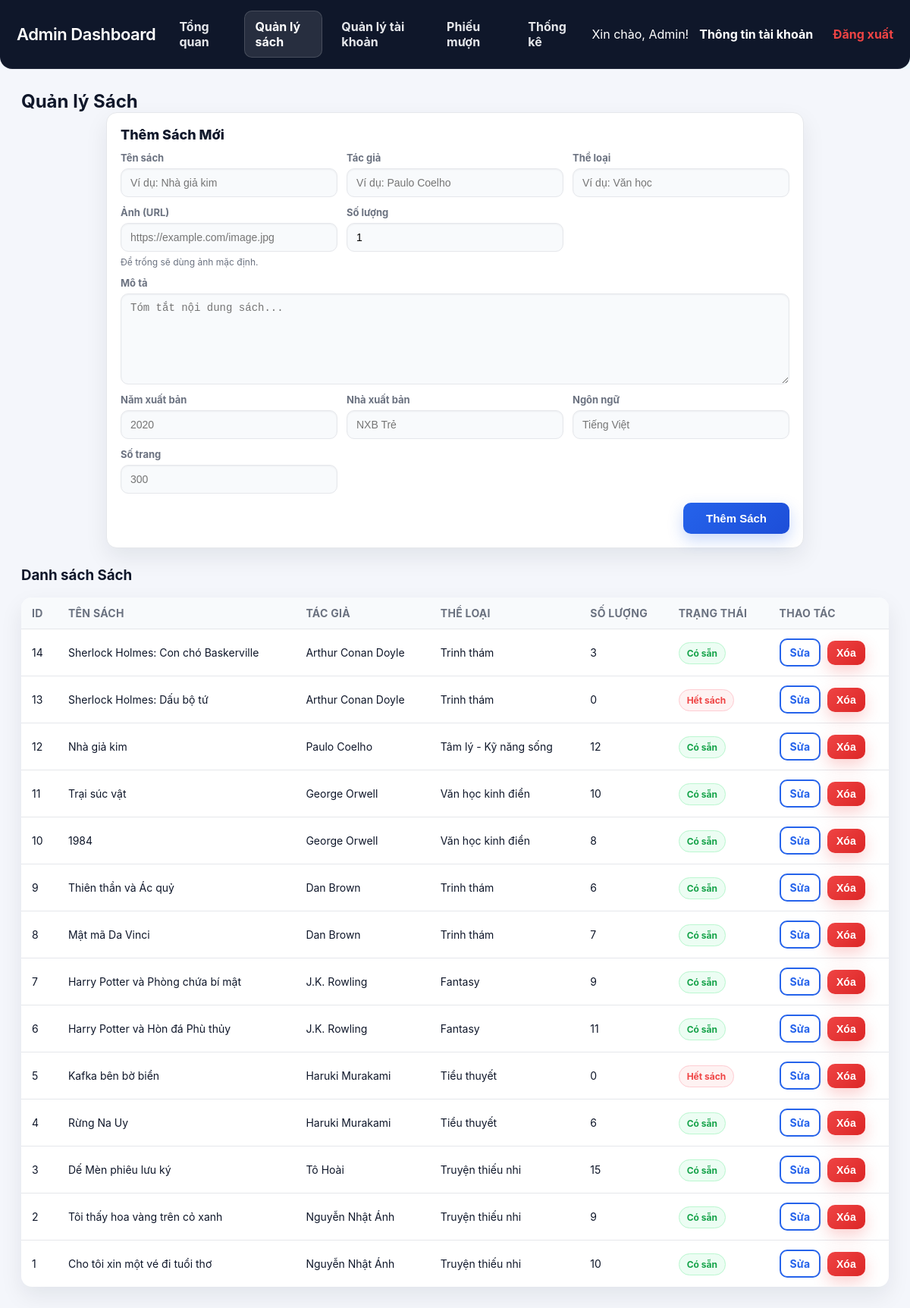
Page /admin_books.php (signed in) on the committed database.
### tables this page shows
CREATE TABLE `sach` (
  `IDSach` int(11) NOT NULL,
  `IDTacGia` int(11) DEFAULT NULL,
  `IDTheLoai` int(11) DEFAULT NULL,
  `TenSach` varchar(255) NOT NULL,
  `SoLuong` int(11) DEFAULT 0,
  `TinhTrang` enum('available','borrowed') DEFAULT 'available',
  `Anh` varchar(255) DEFAULT NULL
);

CREATE TABLE `tacgia` (
  `IDTacGia` int(11) NOT NULL,
  `TenTacGia` varchar(100) NOT NULL,
  `NamSinh` int(11) DEFAULT NULL,
  `QuocTich` varchar(50) DEFAULT NULL
);

CREATE TABLE `theloai` (
  `IDTheLoai` int(11) NOT NULL,
  `TenTheLoai` varchar(100) NOT NULL
);

### admin_books.php (the view, shortened to what this page needs)
<?php
$conn = getConn();
$query = "SELECT
    s.IDSach AS id,
    s.TenSach AS title,
    tg.TenTacGia AS author,
    tl.TenTheLoai AS category,
    s.SoLuong AS quantity,
    s.TinhTrang AS status
FROM sach s
LEFT JOIN tacgia tg ON s.IDTacGia = tg.IDTacGia
LEFT JOIN theloai tl ON s.IDTheLoai = tl.IDTheLoai
ORDER BY s.IDSach DESC";
$res = $conn->query($query);
$books = [];
while($r = $res->fetch_assoc()) $books[] = $r;
$admin_username = htmlspecialchars($_SESSION['username'] ?? 'Admin');
?>
<!doctype html>
<html lang="vi">
<head>
  <link rel="stylesheet" href="css/style.css"/>
</head>
<body>
<header class="app-header">
    <h1 class="logo" ><a class="logo-link" href="admin.php">Admin Dashboard</a></h1>
    <nav class="admin-menu">
        <a href="admin.php">Tổng quan</a>
        <a href="admin_books.php" class="active">Quản lý sách</a>
        <a href="admin_users.php">Quản lý tài khoản</a>
        <a href="admin_loans.php">Phiếu mượn</a>
        <a href="admin_stats.php">Thống kê</a>
    </nav>
    <div class="admin-user-actions">
        <span class="">Xin chào, <?= $admin_username ?>!</span>
        <a class="logout-link" href="admin_profile.php">Thông tin tài khoản</a>
        <a class="logout-link" href="php/logout.php" style="margin-left:12px;">Đăng xuất</a>
    </div>
</header>
<main class="admin-section">
    <h2>Quản lý Sách</h2>
    <div class="add-form">
        <h3>Thêm Sách Mới</h3>
        <form action="php/admin_books_action.php" method="post" class="form-grid">
            <div class="form-field">
                <label>Tên sách</label>
                <input type="text" name="title" placeholder="Ví dụ: Nhà giả kim" required>
            </div>
            <div class="form-field">
                <label>Tác giả</label>
                <input type="text" name="author" placeholder="Ví dụ: Paulo Coelho" required>
            </div>
            <div class="form-field">
                <label>Thể loại</label>
                <input type="text" name="category" placeholder="Ví dụ: Văn học" required>
            </div>
            <div class="form-field">
                <label>Ảnh (URL)</label>
                <input type="url" name="image" placeholder="https://example.com/image.jpg">
                <small class="hint">Để trống sẽ dùng ảnh mặc định.</small>
            </div>
            <div class="form-field">
                <label>Số lượng</label>
                <input type="number" name="quantity" placeholder="0" min="0" value="1" required>
            </div>
            <div class="form-field" style="grid-column: 1 / -1;">
                <label>Mô tả</label>
                <textarea name="description" rows="5" placeholder="Tóm tắt nội dung sách..." style="min-height:120px;"></textarea>
            </div>
            <div class="form-field">
                <label>Năm xuất bản</label>
                <input type="number" name="year" placeholder="2020" min="0">
            </div>
            <div class="form-field">
                <label>Nhà xuất bản</label>
                <input type="text" name="publisher" placeholder="NXB Trẻ">
            </div>
            <div class="form-field">
                <label>Ngôn ngữ</label>
                <input type="text" name="language" placeholder="Tiếng Việt">
            </div>
            <div class="form-field">
                <label>Số trang</label>
                <input type="number" name="pages" placeholder="300" min="0">
            </div>
            <div class="form-actions">
                <button type="submit" class="btn primary">Thêm Sách</button>
            </div>
        </form>
    </div>
    <h3>Danh sách Sách</h3>
    <table class="admin-table">
        <thead>
            <tr>
                <th>ID</th>
                <th>Tên Sách</th>
                <th>Tác giả</th>
                <th>Thể loại</th>
                <th>Số lượng</th>
                <th>Trạng thái</th>
                <th>Thao tác</th>
            </tr>
        </thead>
        <tbody>
            <?php if (empty($books)): ?>
                <tr>
                    <td colspan="6">Không có sách nào trong thư viện.</td>
                </tr>
            <?php else: ?>
                <?php foreach ($books as $book): ?>
                    <tr>
                        <td><?= htmlspecialchars($book['id']) ?></td>
                        <td><?= htmlspecialchars($book['title']) ?></td>
                        <td><?= htmlspecialchars($book['author'] ?? 'N/A') ?></td>
                        <td><?= htmlspecialchars($book['category'] ?? 'N/A') ?></td>
                        <td><?= (int)$book['quantity'] ?></td>
                        <td>
                            <?php
                                $qty = (int)$book['quantity'];
                                $statusLabel = $qty > 0 ? 'Có sẵn' : 'Hết sách';
                                $statusClass = $qty > 0 ? 'available' : 'borrowed';
                            ?>
                            <span class="book-status <?= $statusClass ?>">
                                <?= $statusLabel ?>
                            </span>
                        </td>
                        <td>
                            <a href="admin_books_edit.php?id=<?= $book['id'] ?>" class="btn outline sm">Sửa</a>
                            <form action="php/admin_books_action.php" method="post" style="display:inline-block; margin-left: 5px;" onsubmit="return confirm('Bạn có chắc chắn muốn xóa sách này?');">
                                <button type="submit" class="btn danger sm">Xóa</button>
                            </form>
                        </td>
                    </tr>
                <?php endforeach; ?>
            <?php endif; ?>
        </tbody>
    </table>
</main>
</body>
</html>

### rows in the picture
sach: IDSach "14", TenSach "Sherlock Holmes: Con chó Baskerville", IDTacGia.TenTacGia "Arthur Conan Doyle", IDTheLoai.TenTheLoai "Trinh thám", SoLuong "3", SoLuong "Có sẵn"
sach: IDSach "13", TenSach "Sherlock Holmes: Dấu bộ tứ", IDTacGia.TenTacGia "Arthur Conan Doyle", IDTheLoai.TenTheLoai "Trinh thám", SoLuong "0", SoLuong "Hết sách"
sach: IDSach "12", TenSach "Nhà giả kim", IDTacGia.TenTacGia "Paulo Coelho", IDTheLoai.TenTheLoai "Tâm lý - Kỹ năng sống", SoLuong "12", SoLuong "Có sẵn"
sach: IDSach "11", TenSach "Trại súc vật", IDTacGia.TenTacGia "George Orwell", IDTheLoai.TenTheLoai "Văn học kinh điển", SoLuong "10", SoLuong "Có sẵn"
sach: IDSach "10", TenSach "1984", IDTacGia.TenTacGia "George Orwell", IDTheLoai.TenTheLoai "Văn học kinh điển", SoLuong "8", SoLuong "Có sẵn"
sach: IDSach "9", TenSach "Thiên thần và Ác quỷ", IDTacGia.TenTacGia "Dan Brown", IDTheLoai.TenTheLoai "Trinh thám", SoLuong "6", SoLuong "Có sẵn"
sach: IDSach "8", TenSach "Mật mã Da Vinci", IDTacGia.TenTacGia "Dan Brown", IDTheLoai.TenTheLoai "Trinh thám", SoLuong "7", SoLuong "Có sẵn"
sach: IDSach "7", TenSach "Harry Potter và Phòng chứa bí mật", IDTacGia.TenTacGia "J.K. Rowling", IDTheLoai.TenTheLoai "Fantasy", SoLuong "9", SoLuong "Có sẵn"
sach: IDSach "6", TenSach "Harry Potter và Hòn đá Phù thủy", IDTacGia.TenTacGia "J.K. Rowling", IDTheLoai.TenTheLoai "Fantasy", SoLuong "11", SoLuong "Có sẵn"
sach: IDSach "5", TenSach "Kafka bên bờ biển", IDTacGia.TenTacGia "Haruki Murakami", IDTheLoai.TenTheLoai "Tiểu thuyết", SoLuong "0", SoLuong "Hết sách"
sach: IDSach "4", TenSach "Rừng Na Uy", IDTacGia.TenTacGia "Haruki Murakami", IDTheLoai.TenTheLoai "Tiểu thuyết", SoLuong "6", SoLuong "Có sẵn"
sach: IDSach "3", TenSach "Dế Mèn phiêu lưu ký", IDTacGia.TenTacGia "Tô Hoài", IDTheLoai.TenTheLoai "Truyện thiếu nhi", SoLuong "15", SoLuong "Có sẵn"
sach: IDSach "2", TenSach "Tôi thấy hoa vàng trên cỏ xanh", IDTacGia.TenTacGia "Nguyễn Nhật Ánh", IDTheLoai.TenTheLoai "Truyện thiếu nhi", SoLuong "9", SoLuong "Có sẵn"
sach: IDSach "1", TenSach "Cho tôi xin một vé đi tuổi thơ", IDTacGia.TenTacGia "Nguyễn Nhật Ánh", IDTheLoai.TenTheLoai "Truyện thiếu nhi", SoLuong "10", SoLuong "Có sẵn"

### other values in the picture
$admin_username "Admin"
